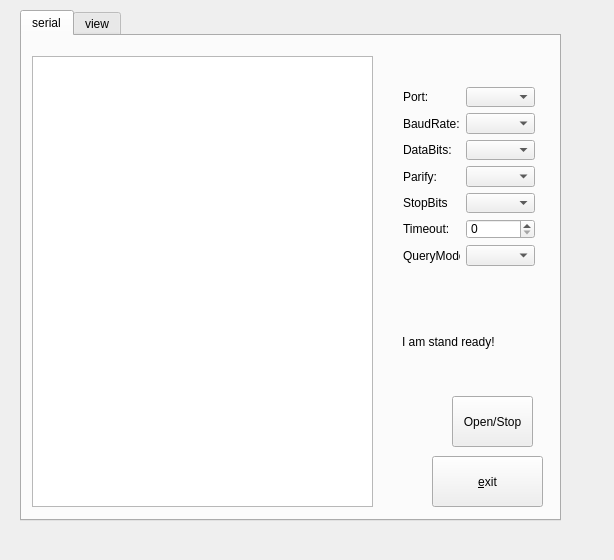
<?xml version="1.0" encoding="UTF-8"?>
<ui version="4.0">
 <class>TemReader</class>
 <widget class="QWidget" name="TemReader">
  <property name="geometry">
   <rect>
    <x>0</x>
    <y>0</y>
    <width>614</width>
    <height>560</height>
   </rect>
  </property>
  <property name="windowTitle">
   <string>TemReader</string>
  </property>
  <widget class="QTabWidget" name="tabWidget">
   <property name="geometry">
    <rect>
     <x>20</x>
     <y>10</y>
     <width>541</width>
     <height>511</height>
    </rect>
   </property>
   <property name="currentIndex">
    <number>0</number>
   </property>
   <widget class="QWidget" name="tab">
    <attribute name="title">
     <string>serial</string>
    </attribute>
    <widget class="QPlainTextEdit" name="plainData">
     <property name="geometry">
      <rect>
       <x>10</x>
       <y>20</y>
       <width>341</width>
       <height>451</height>
      </rect>
     </property>
    </widget>
    <widget class="QPushButton" name="btOpenStop">
     <property name="geometry">
      <rect>
       <x>430</x>
       <y>360</y>
       <width>81</width>
       <height>51</height>
      </rect>
     </property>
     <property name="text">
      <string>Open/Stop</string>
     </property>
    </widget>
    <widget class="QWidget" name="formLayoutWidget">
     <property name="geometry">
      <rect>
       <x>370</x>
       <y>40</y>
       <width>154</width>
       <height>201</height>
      </rect>
     </property>
     <layout class="QFormLayout" name="formLayout">
      <item row="0" column="0">
       <widget class="QLabel" name="label">
        <property name="text">
         <string>Port:</string>
        </property>
       </widget>
      </item>
      <item row="0" column="1">
       <widget class="QComboBox" name="comPort"/>
      </item>
      <item row="1" column="1">
       <widget class="QComboBox" name="comBaudRate"/>
      </item>
      <item row="1" column="0">
       <widget class="QLabel" name="label_2">
        <property name="text">
         <string>BaudRate:</string>
        </property>
       </widget>
      </item>
      <item row="2" column="0">
       <widget class="QLabel" name="label_3">
        <property name="text">
         <string>DataBits:</string>
        </property>
       </widget>
      </item>
      <item row="3" column="0">
       <widget class="QLabel" name="label_4">
        <property name="text">
         <string>Parify:</string>
        </property>
       </widget>
      </item>
      <item row="4" column="0">
       <widget class="QLabel" name="label_5">
        <property name="text">
         <string>StopBits</string>
        </property>
       </widget>
      </item>
      <item row="5" column="0">
       <widget class="QLabel" name="label_6">
        <property name="text">
         <string>Timeout:</string>
        </property>
       </widget>
      </item>
      <item row="6" column="0">
       <widget class="QLabel" name="label_7">
        <property name="text">
         <string>QueryMode:</string>
        </property>
       </widget>
      </item>
      <item row="2" column="1">
       <widget class="QComboBox" name="comDataBits"/>
      </item>
      <item row="3" column="1">
       <widget class="QComboBox" name="comParify"/>
      </item>
      <item row="4" column="1">
       <widget class="QComboBox" name="comStopBits"/>
      </item>
      <item row="6" column="1">
       <widget class="QComboBox" name="comQueryMode"/>
      </item>
      <item row="5" column="1">
       <widget class="QSpinBox" name="spinTimeout">
        <property name="maximum">
         <number>10000</number>
        </property>
       </widget>
      </item>
     </layout>
    </widget>
    <widget class="QPushButton" name="btExit">
     <property name="geometry">
      <rect>
       <x>410</x>
       <y>420</y>
       <width>111</width>
       <height>51</height>
      </rect>
     </property>
     <property name="text">
      <string>&amp;exit</string>
     </property>
    </widget>
    <widget class="QLabel" name="lbStatus">
     <property name="geometry">
      <rect>
       <x>380</x>
       <y>290</y>
       <width>141</width>
       <height>31</height>
      </rect>
     </property>
     <property name="text">
      <string>I am stand ready!</string>
     </property>
    </widget>
   </widget>
   <widget class="QWidget" name="tab_2">
    <attribute name="title">
     <string>view</string>
    </attribute>
    <widget class="QComboBox" name="comStyle">
     <property name="geometry">
      <rect>
       <x>100</x>
       <y>10</y>
       <width>71</width>
       <height>25</height>
      </rect>
     </property>
    </widget>
    <widget class="QLabel" name="label_8">
     <property name="geometry">
      <rect>
       <x>30</x>
       <y>10</y>
       <width>51</width>
       <height>21</height>
      </rect>
     </property>
     <property name="text">
      <string>style</string>
     </property>
    </widget>
    <widget class="QWidget" name="formLayoutWidget_2">
     <property name="geometry">
      <rect>
       <x>30</x>
       <y>80</y>
       <width>186</width>
       <height>121</height>
      </rect>
     </property>
     <layout class="QFormLayout" name="formLayout_2">
      <property name="fieldGrowthPolicy">
       <enum>QFormLayout::AllNonFixedFieldsGrow</enum>
      </property>
      <item row="0" column="0">
       <widget class="QLabel" name="label_10">
        <property name="text">
         <string>Temerature 1</string>
        </property>
       </widget>
      </item>
      <item row="0" column="1">
       <widget class="QDoubleSpinBox" name="spinHiTemp"/>
      </item>
      <item row="1" column="1">
       <widget class="QDoubleSpinBox" name="spinHumi"/>
      </item>
      <item row="1" column="0">
       <widget class="QLabel" name="label_11">
        <property name="text">
         <string>Humidity</string>
        </property>
       </widget>
      </item>
      <item row="2" column="1">
       <widget class="QDoubleSpinBox" name="spinTemp"/>
      </item>
      <item row="2" column="0">
       <widget class="QLabel" name="label_9">
        <property name="text">
         <string>Temperature 2</string>
        </property>
       </widget>
      </item>
      <item row="3" column="0">
       <widget class="QLabel" name="label_12">
        <property name="text">
         <string>Temp Fahrenheits</string>
        </property>
       </widget>
      </item>
      <item row="3" column="1">
       <widget class="QDoubleSpinBox" name="spinTempf"/>
      </item>
     </layout>
    </widget>
   </widget>
  </widget>
 </widget>
 <layoutdefault spacing="6" margin="11"/>
 <resources/>
 <connections/>
</ui>
